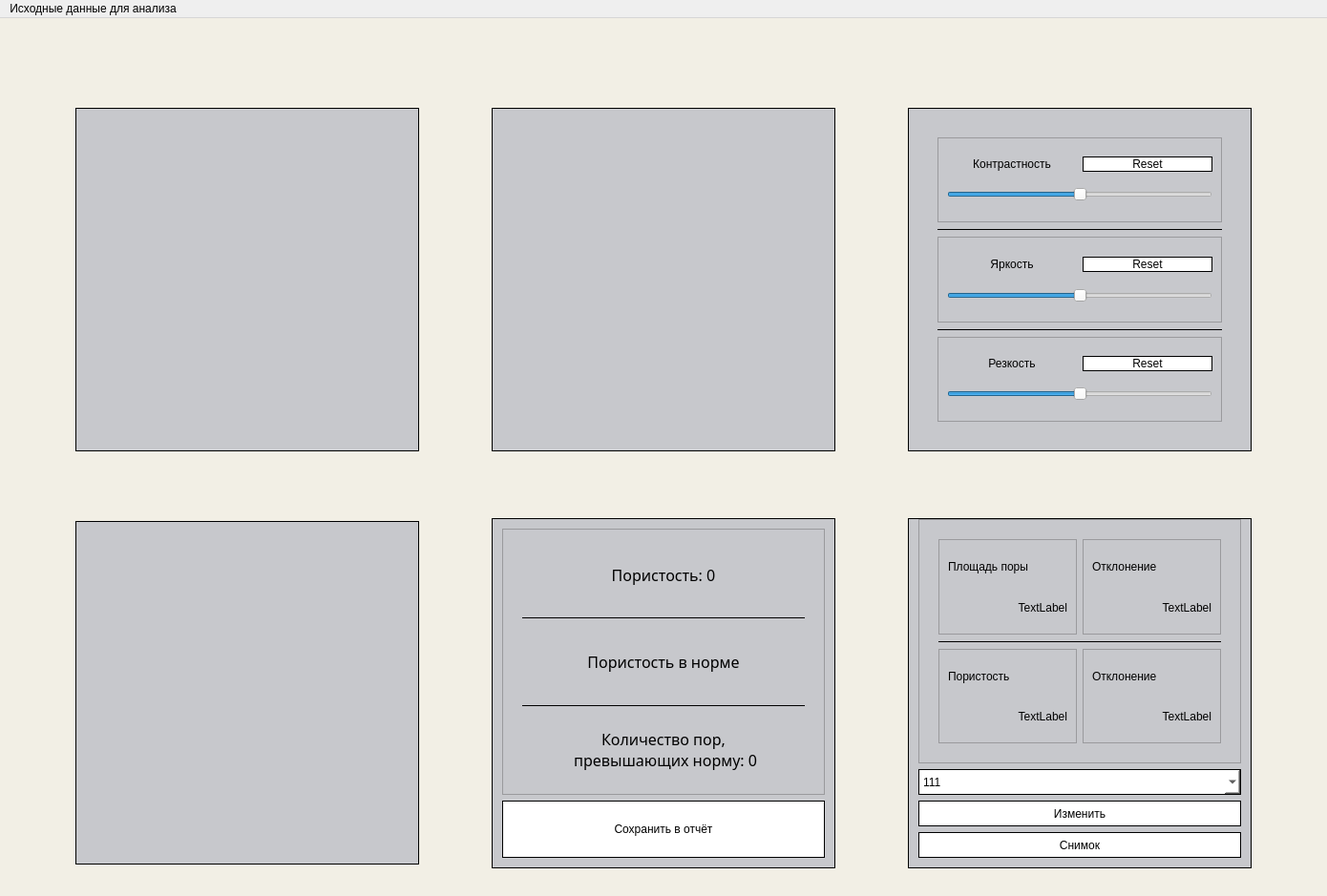
<?xml version="1.0" encoding="UTF-8"?>
<ui version="4.0">
 <class>MainWindow</class>
 <widget class="QMainWindow" name="MainWindow">
  <property name="geometry">
   <rect>
    <x>0</x>
    <y>0</y>
    <width>1390</width>
    <height>939</height>
   </rect>
  </property>
  <property name="baseSize">
   <size>
    <width>1366</width>
    <height>768</height>
   </size>
  </property>
  <property name="windowTitle">
   <string>MainWindow</string>
  </property>
  <property name="styleSheet">
   <string notr="true">QMainWindow{background-color: #F2EFE5}

QComboBox {
	background: white;
    background-color: white;
	color: black;
	font: 12pt &quot;Jura&quot;;
	border: 1px solid black
}


QPushButton {
    background-color: white;
	color: black;
	font: 12pt &quot;Jura&quot;;
	border: 1px solid black
}

QPushButton:hover {
    background-color: #B4B4B8;
	color: black
}

Line{
	color: black
}

QLabel{
font: 12pt &quot;Jura&quot;}


</string>
  </property>
  <widget class="QWidget" name="centralwidget">
   <layout class="QGridLayout" name="gridLayout">
    <item row="3" column="4">
     <widget class="QFrame" name="frame_2">
      <property name="minimumSize">
       <size>
        <width>360</width>
        <height>360</height>
       </size>
      </property>
      <property name="maximumSize">
       <size>
        <width>360</width>
        <height>360</height>
       </size>
      </property>
      <property name="baseSize">
       <size>
        <width>360</width>
        <height>360</height>
       </size>
      </property>
      <property name="styleSheet">
       <string notr="true">QFrame{background-color: #C7C8CC}
QFrame#frame_2{
   border: 1px solid black;
	border-style: inset;
}</string>
      </property>
      <property name="frameShape">
       <enum>QFrame::StyledPanel</enum>
      </property>
      <property name="frameShadow">
       <enum>QFrame::Raised</enum>
      </property>
      <layout class="QVBoxLayout" name="verticalLayout_4">
       <property name="leftMargin">
        <number>0</number>
       </property>
       <property name="topMargin">
        <number>0</number>
       </property>
       <property name="rightMargin">
        <number>0</number>
       </property>
       <property name="bottomMargin">
        <number>0</number>
       </property>
       <item>
        <widget class="QLabel" name="final_view">
         <property name="styleSheet">
          <string notr="true">QLabel{background-color: #C7C8CC}</string>
         </property>
         <property name="text">
          <string/>
         </property>
        </widget>
       </item>
      </layout>
     </widget>
    </item>
    <item row="5" column="6">
     <widget class="QFrame" name="frame_6">
      <property name="minimumSize">
       <size>
        <width>360</width>
        <height>360</height>
       </size>
      </property>
      <property name="baseSize">
       <size>
        <width>360</width>
        <height>360</height>
       </size>
      </property>
      <property name="styleSheet">
       <string notr="true">QFrame{background-color: #C7C8CC}
QFrame#frame_6{
   border: 1px solid black;
	border-style: inset;
}</string>
      </property>
      <property name="frameShape">
       <enum>QFrame::StyledPanel</enum>
      </property>
      <property name="frameShadow">
       <enum>QFrame::Raised</enum>
      </property>
      <layout class="QVBoxLayout" name="verticalLayout_7">
       <property name="spacing">
        <number>6</number>
       </property>
       <property name="leftMargin">
        <number>10</number>
       </property>
       <property name="topMargin">
        <number>0</number>
       </property>
       <property name="rightMargin">
        <number>10</number>
       </property>
       <property name="bottomMargin">
        <number>10</number>
       </property>
       <item>
        <widget class="QFrame" name="frame_8">
         <property name="enabled">
          <bool>true</bool>
         </property>
         <property name="minimumSize">
          <size>
           <width>256</width>
           <height>256</height>
          </size>
         </property>
         <property name="baseSize">
          <size>
           <width>0</width>
           <height>0</height>
          </size>
         </property>
         <property name="frameShape">
          <enum>QFrame::StyledPanel</enum>
         </property>
         <property name="frameShadow">
          <enum>QFrame::Raised</enum>
         </property>
         <layout class="QGridLayout" name="gridLayout_6">
          <property name="leftMargin">
           <number>20</number>
          </property>
          <property name="topMargin">
           <number>20</number>
          </property>
          <property name="rightMargin">
           <number>20</number>
          </property>
          <property name="bottomMargin">
           <number>20</number>
          </property>
          <item row="2" column="1">
           <widget class="QFrame" name="frame_14">
            <property name="styleSheet">
             <string notr="true">QFrame#frame_14{
   border-left: 1px solid black;
   border-right: 1px solid black;
}</string>
            </property>
            <property name="frameShape">
             <enum>QFrame::StyledPanel</enum>
            </property>
            <property name="frameShadow">
             <enum>QFrame::Raised</enum>
            </property>
            <layout class="QVBoxLayout" name="verticalLayout_10">
             <item>
              <widget class="QLabel" name="label_8">
               <property name="text">
                <string>Отклонение</string>
               </property>
              </widget>
             </item>
             <item>
              <widget class="QLabel" name="density_std_label">
               <property name="text">
                <string>TextLabel</string>
               </property>
               <property name="alignment">
                <set>Qt::AlignRight|Qt::AlignTrailing|Qt::AlignVCenter</set>
               </property>
              </widget>
             </item>
            </layout>
           </widget>
          </item>
          <item row="0" column="1">
           <widget class="QFrame" name="frame_13">
            <property name="styleSheet">
             <string notr="true">QFrame#frame_13{
   border-left: 1px solid black;
   border-right: 1px solid black;
}</string>
            </property>
            <property name="frameShape">
             <enum>QFrame::StyledPanel</enum>
            </property>
            <property name="frameShadow">
             <enum>QFrame::Raised</enum>
            </property>
            <layout class="QVBoxLayout" name="verticalLayout_3">
             <item>
              <widget class="QLabel" name="label_6">
               <property name="text">
                <string>Отклонение</string>
               </property>
              </widget>
             </item>
             <item>
              <widget class="QLabel" name="square_std_label">
               <property name="text">
                <string>TextLabel</string>
               </property>
               <property name="alignment">
                <set>Qt::AlignRight|Qt::AlignTrailing|Qt::AlignVCenter</set>
               </property>
              </widget>
             </item>
            </layout>
           </widget>
          </item>
          <item row="0" column="0">
           <widget class="QFrame" name="frame_12">
            <property name="styleSheet">
             <string notr="true">QFrame#frame_12{
   border-right: 1px solid black;
   border-left: 1px solid black;
}</string>
            </property>
            <property name="frameShape">
             <enum>QFrame::StyledPanel</enum>
            </property>
            <property name="frameShadow">
             <enum>QFrame::Raised</enum>
            </property>
            <layout class="QVBoxLayout" name="verticalLayout_2">
             <item>
              <widget class="QLabel" name="label_4">
               <property name="text">
                <string>Площадь поры</string>
               </property>
              </widget>
             </item>
             <item>
              <widget class="QLabel" name="square_label">
               <property name="text">
                <string>TextLabel</string>
               </property>
               <property name="alignment">
                <set>Qt::AlignRight|Qt::AlignTrailing|Qt::AlignVCenter</set>
               </property>
              </widget>
             </item>
            </layout>
           </widget>
          </item>
          <item row="2" column="0">
           <widget class="QFrame" name="frame_15">
            <property name="styleSheet">
             <string notr="true">QFrame#frame_15{
   border-right: 1px solid black;
   border-left: 1px solid black;
}</string>
            </property>
            <property name="frameShape">
             <enum>QFrame::StyledPanel</enum>
            </property>
            <property name="frameShadow">
             <enum>QFrame::Raised</enum>
            </property>
            <layout class="QVBoxLayout" name="verticalLayout_9">
             <item>
              <widget class="QLabel" name="label_12">
               <property name="text">
                <string>Пористость</string>
               </property>
              </widget>
             </item>
             <item>
              <widget class="QLabel" name="density_label">
               <property name="text">
                <string>TextLabel</string>
               </property>
               <property name="alignment">
                <set>Qt::AlignRight|Qt::AlignTrailing|Qt::AlignVCenter</set>
               </property>
              </widget>
             </item>
            </layout>
           </widget>
          </item>
          <item row="1" column="0" colspan="2">
           <widget class="Line" name="line_4">
            <property name="frameShadow">
             <enum>QFrame::Plain</enum>
            </property>
            <property name="orientation">
             <enum>Qt::Horizontal</enum>
            </property>
           </widget>
          </item>
         </layout>
        </widget>
       </item>
       <item>
        <widget class="QComboBox" name="comboBox">
         <property name="minimumSize">
          <size>
           <width>0</width>
           <height>27</height>
          </size>
         </property>
         <property name="acceptDrops">
          <bool>false</bool>
         </property>
         <property name="layoutDirection">
          <enum>Qt::LeftToRight</enum>
         </property>
         <property name="autoFillBackground">
          <bool>false</bool>
         </property>
         <property name="currentText">
          <string>111</string>
         </property>
         <property name="iconSize">
          <size>
           <width>2</width>
           <height>2</height>
          </size>
         </property>
         <property name="duplicatesEnabled">
          <bool>false</bool>
         </property>
         <property name="frame">
          <bool>true</bool>
         </property>
         <item>
          <property name="text">
           <string>111</string>
          </property>
         </item>
         <item>
          <property name="text">
           <string>222</string>
          </property>
         </item>
        </widget>
       </item>
       <item>
        <widget class="QPushButton" name="edit_btn">
         <property name="minimumSize">
          <size>
           <width>0</width>
           <height>27</height>
          </size>
         </property>
         <property name="text">
          <string>Изменить</string>
         </property>
        </widget>
       </item>
       <item>
        <spacer name="verticalSpacer_5">
         <property name="orientation">
          <enum>Qt::Vertical</enum>
         </property>
         <property name="sizeType">
          <enum>QSizePolicy::Fixed</enum>
         </property>
         <property name="sizeHint" stdset="0">
          <size>
           <width>20</width>
           <height>0</height>
          </size>
         </property>
        </spacer>
       </item>
       <item>
        <widget class="QPushButton" name="snapshot_btn">
         <property name="minimumSize">
          <size>
           <width>0</width>
           <height>27</height>
          </size>
         </property>
         <property name="text">
          <string>Снимок</string>
         </property>
         <property name="flat">
          <bool>false</bool>
         </property>
        </widget>
       </item>
      </layout>
     </widget>
    </item>
    <item row="1" column="4" alignment="Qt::AlignHCenter|Qt::AlignVCenter">
     <widget class="QLabel" name="logo_label">
      <property name="minimumSize">
       <size>
        <width>300</width>
        <height>40</height>
       </size>
      </property>
      <property name="maximumSize">
       <size>
        <width>300</width>
        <height>40</height>
       </size>
      </property>
      <property name="text">
       <string/>
      </property>
      <property name="alignment">
       <set>Qt::AlignCenter</set>
      </property>
     </widget>
    </item>
    <item row="5" column="4">
     <widget class="QFrame" name="frame_5">
      <property name="minimumSize">
       <size>
        <width>360</width>
        <height>360</height>
       </size>
      </property>
      <property name="baseSize">
       <size>
        <width>360</width>
        <height>360</height>
       </size>
      </property>
      <property name="styleSheet">
       <string notr="true">QFrame{background-color: #C7C8CC}
QFrame#frame_5{
   border: 1px solid black;
	border-style: inset;
}</string>
      </property>
      <property name="frameShape">
       <enum>QFrame::StyledPanel</enum>
      </property>
      <property name="frameShadow">
       <enum>QFrame::Raised</enum>
      </property>
      <layout class="QVBoxLayout" name="verticalLayout_8">
       <property name="leftMargin">
        <number>10</number>
       </property>
       <property name="topMargin">
        <number>10</number>
       </property>
       <property name="rightMargin">
        <number>10</number>
       </property>
       <property name="bottomMargin">
        <number>10</number>
       </property>
       <item>
        <widget class="QFrame" name="frame_7">
         <property name="minimumSize">
          <size>
           <width>256</width>
           <height>256</height>
          </size>
         </property>
         <property name="frameShape">
          <enum>QFrame::StyledPanel</enum>
         </property>
         <property name="frameShadow">
          <enum>QFrame::Raised</enum>
         </property>
         <layout class="QGridLayout" name="gridLayout_2">
          <property name="leftMargin">
           <number>20</number>
          </property>
          <property name="rightMargin">
           <number>20</number>
          </property>
          <item row="3" column="0">
           <widget class="Line" name="line_2">
            <property name="frameShadow">
             <enum>QFrame::Plain</enum>
            </property>
            <property name="orientation">
             <enum>Qt::Horizontal</enum>
            </property>
           </widget>
          </item>
          <item row="4" column="0">
           <widget class="QLabel" name="anomaly_label">
            <property name="font">
             <font>
              <family>Jura</family>
              <pointsize>12</pointsize>
              <weight>50</weight>
              <italic>false</italic>
              <bold>false</bold>
             </font>
            </property>
            <property name="text">
             <string>Количество пор, 
 превышающих норму: 0</string>
            </property>
            <property name="scaledContents">
             <bool>false</bool>
            </property>
            <property name="alignment">
             <set>Qt::AlignCenter</set>
            </property>
           </widget>
          </item>
          <item row="1" column="0">
           <widget class="Line" name="line">
            <property name="frameShadow">
             <enum>QFrame::Plain</enum>
            </property>
            <property name="orientation">
             <enum>Qt::Horizontal</enum>
            </property>
           </widget>
          </item>
          <item row="2" column="0">
           <widget class="QLabel" name="is_normal_label">
            <property name="font">
             <font>
              <family>Jura</family>
              <pointsize>12</pointsize>
              <weight>50</weight>
              <italic>false</italic>
              <bold>false</bold>
             </font>
            </property>
            <property name="text">
             <string>Пористость в норме</string>
            </property>
            <property name="alignment">
             <set>Qt::AlignCenter</set>
            </property>
           </widget>
          </item>
          <item row="0" column="0">
           <widget class="QLabel" name="density_info">
            <property name="font">
             <font>
              <family>Jura</family>
              <pointsize>12</pointsize>
              <weight>50</weight>
              <italic>false</italic>
              <bold>false</bold>
             </font>
            </property>
            <property name="text">
             <string>Пористость: 0</string>
            </property>
            <property name="alignment">
             <set>Qt::AlignCenter</set>
            </property>
           </widget>
          </item>
         </layout>
        </widget>
       </item>
       <item>
        <widget class="QPushButton" name="save_btn">
         <property name="minimumSize">
          <size>
           <width>0</width>
           <height>60</height>
          </size>
         </property>
         <property name="text">
          <string>Сохранить в отчёт</string>
         </property>
         <property name="flat">
          <bool>true</bool>
         </property>
        </widget>
       </item>
      </layout>
     </widget>
    </item>
    <item row="3" column="1">
     <widget class="QFrame" name="frame_3">
      <property name="minimumSize">
       <size>
        <width>360</width>
        <height>360</height>
       </size>
      </property>
      <property name="maximumSize">
       <size>
        <width>360</width>
        <height>360</height>
       </size>
      </property>
      <property name="baseSize">
       <size>
        <width>360</width>
        <height>360</height>
       </size>
      </property>
      <property name="styleSheet">
       <string notr="true">QFrame{background-color: #C7C8CC}
QFrame#frame_3{
   border: 1px solid black;
	border-style: inset;
}</string>
      </property>
      <property name="frameShape">
       <enum>QFrame::StyledPanel</enum>
      </property>
      <property name="frameShadow">
       <enum>QFrame::Raised</enum>
      </property>
      <layout class="QVBoxLayout" name="verticalLayout_5">
       <property name="leftMargin">
        <number>0</number>
       </property>
       <property name="topMargin">
        <number>0</number>
       </property>
       <property name="rightMargin">
        <number>0</number>
       </property>
       <property name="bottomMargin">
        <number>0</number>
       </property>
       <item>
        <widget class="QLabel" name="main_view">
         <property name="text">
          <string/>
         </property>
        </widget>
       </item>
      </layout>
     </widget>
    </item>
    <item row="3" column="6">
     <widget class="QFrame" name="frame">
      <property name="minimumSize">
       <size>
        <width>360</width>
        <height>360</height>
       </size>
      </property>
      <property name="maximumSize">
       <size>
        <width>360</width>
        <height>360</height>
       </size>
      </property>
      <property name="baseSize">
       <size>
        <width>360</width>
        <height>360</height>
       </size>
      </property>
      <property name="palette">
       <palette>
        <active>
         <colorrole role="Button">
          <brush brushstyle="SolidPattern">
           <color alpha="255">
            <red>199</red>
            <green>200</green>
            <blue>204</blue>
           </color>
          </brush>
         </colorrole>
         <colorrole role="Base">
          <brush brushstyle="SolidPattern">
           <color alpha="255">
            <red>199</red>
            <green>200</green>
            <blue>204</blue>
           </color>
          </brush>
         </colorrole>
         <colorrole role="Window">
          <brush brushstyle="SolidPattern">
           <color alpha="255">
            <red>199</red>
            <green>200</green>
            <blue>204</blue>
           </color>
          </brush>
         </colorrole>
        </active>
        <inactive>
         <colorrole role="Button">
          <brush brushstyle="SolidPattern">
           <color alpha="255">
            <red>199</red>
            <green>200</green>
            <blue>204</blue>
           </color>
          </brush>
         </colorrole>
         <colorrole role="Base">
          <brush brushstyle="SolidPattern">
           <color alpha="255">
            <red>199</red>
            <green>200</green>
            <blue>204</blue>
           </color>
          </brush>
         </colorrole>
         <colorrole role="Window">
          <brush brushstyle="SolidPattern">
           <color alpha="255">
            <red>199</red>
            <green>200</green>
            <blue>204</blue>
           </color>
          </brush>
         </colorrole>
        </inactive>
        <disabled>
         <colorrole role="Button">
          <brush brushstyle="SolidPattern">
           <color alpha="255">
            <red>199</red>
            <green>200</green>
            <blue>204</blue>
           </color>
          </brush>
         </colorrole>
         <colorrole role="Base">
          <brush brushstyle="SolidPattern">
           <color alpha="255">
            <red>199</red>
            <green>200</green>
            <blue>204</blue>
           </color>
          </brush>
         </colorrole>
         <colorrole role="Window">
          <brush brushstyle="SolidPattern">
           <color alpha="255">
            <red>199</red>
            <green>200</green>
            <blue>204</blue>
           </color>
          </brush>
         </colorrole>
        </disabled>
       </palette>
      </property>
      <property name="autoFillBackground">
       <bool>false</bool>
      </property>
      <property name="styleSheet">
       <string notr="true">QFrame{background-color: #C7C8CC}
QFrame#frame{
   border: 1px solid black;
	border-style: inset;
}</string>
      </property>
      <property name="frameShape">
       <enum>QFrame::StyledPanel</enum>
      </property>
      <property name="frameShadow">
       <enum>QFrame::Raised</enum>
      </property>
      <layout class="QVBoxLayout" name="verticalLayout_6">
       <property name="leftMargin">
        <number>30</number>
       </property>
       <property name="topMargin">
        <number>30</number>
       </property>
       <property name="rightMargin">
        <number>30</number>
       </property>
       <property name="bottomMargin">
        <number>30</number>
       </property>
       <item>
        <widget class="QFrame" name="frame_9">
         <property name="frameShape">
          <enum>QFrame::StyledPanel</enum>
         </property>
         <property name="frameShadow">
          <enum>QFrame::Raised</enum>
         </property>
         <layout class="QGridLayout" name="gridLayout_3">
          <item row="2" column="0" colspan="2">
           <widget class="QSlider" name="contrast_slider">
            <property name="minimum">
             <number>-20</number>
            </property>
            <property name="maximum">
             <number>20</number>
            </property>
            <property name="singleStep">
             <number>1</number>
            </property>
            <property name="orientation">
             <enum>Qt::Horizontal</enum>
            </property>
            <property name="tickPosition">
             <enum>QSlider::NoTicks</enum>
            </property>
            <property name="tickInterval">
             <number>10</number>
            </property>
           </widget>
          </item>
          <item row="1" column="1">
           <widget class="QPushButton" name="contrast_reset">
            <property name="autoFillBackground">
             <bool>false</bool>
            </property>
            <property name="text">
             <string>Reset</string>
            </property>
            <property name="autoDefault">
             <bool>false</bool>
            </property>
           </widget>
          </item>
          <item row="1" column="0">
           <widget class="QLabel" name="label">
            <property name="text">
             <string>Контрастность</string>
            </property>
            <property name="alignment">
             <set>Qt::AlignCenter</set>
            </property>
           </widget>
          </item>
         </layout>
        </widget>
       </item>
       <item>
        <widget class="Line" name="line_5">
         <property name="frameShadow">
          <enum>QFrame::Plain</enum>
         </property>
         <property name="orientation">
          <enum>Qt::Horizontal</enum>
         </property>
        </widget>
       </item>
       <item>
        <widget class="QFrame" name="frame_10">
         <property name="frameShape">
          <enum>QFrame::StyledPanel</enum>
         </property>
         <property name="frameShadow">
          <enum>QFrame::Raised</enum>
         </property>
         <layout class="QGridLayout" name="gridLayout_4">
          <item row="2" column="0" colspan="2">
           <widget class="QSlider" name="brightness_slider">
            <property name="minimum">
             <number>-100</number>
            </property>
            <property name="maximum">
             <number>100</number>
            </property>
            <property name="orientation">
             <enum>Qt::Horizontal</enum>
            </property>
            <property name="tickInterval">
             <number>10</number>
            </property>
           </widget>
          </item>
          <item row="1" column="1">
           <widget class="QPushButton" name="brightness_reset">
            <property name="text">
             <string>Reset</string>
            </property>
           </widget>
          </item>
          <item row="1" column="0">
           <widget class="QLabel" name="label_2">
            <property name="text">
             <string>Яркость</string>
            </property>
            <property name="alignment">
             <set>Qt::AlignCenter</set>
            </property>
           </widget>
          </item>
         </layout>
        </widget>
       </item>
       <item>
        <widget class="Line" name="line_3">
         <property name="frameShadow">
          <enum>QFrame::Plain</enum>
         </property>
         <property name="orientation">
          <enum>Qt::Horizontal</enum>
         </property>
        </widget>
       </item>
       <item>
        <widget class="QFrame" name="frame_11">
         <property name="frameShape">
          <enum>QFrame::StyledPanel</enum>
         </property>
         <property name="frameShadow">
          <enum>QFrame::Raised</enum>
         </property>
         <layout class="QGridLayout" name="gridLayout_5">
          <item row="4" column="0" colspan="2">
           <widget class="QSlider" name="sharpness_slider">
            <property name="minimum">
             <number>-20</number>
            </property>
            <property name="maximum">
             <number>20</number>
            </property>
            <property name="orientation">
             <enum>Qt::Horizontal</enum>
            </property>
            <property name="tickInterval">
             <number>10</number>
            </property>
           </widget>
          </item>
          <item row="3" column="1">
           <widget class="QPushButton" name="sharpness_reset">
            <property name="text">
             <string>Reset</string>
            </property>
           </widget>
          </item>
          <item row="3" column="0">
           <widget class="QLabel" name="label_3">
            <property name="text">
             <string>Резкость</string>
            </property>
            <property name="alignment">
             <set>Qt::AlignCenter</set>
            </property>
           </widget>
          </item>
         </layout>
        </widget>
       </item>
      </layout>
     </widget>
    </item>
    <item row="5" column="1">
     <widget class="QFrame" name="frame_4">
      <property name="minimumSize">
       <size>
        <width>360</width>
        <height>360</height>
       </size>
      </property>
      <property name="maximumSize">
       <size>
        <width>360</width>
        <height>360</height>
       </size>
      </property>
      <property name="baseSize">
       <size>
        <width>360</width>
        <height>360</height>
       </size>
      </property>
      <property name="styleSheet">
       <string notr="true">QFrame{background-color: #C7C8CC}
QFrame#frame_4{
   border: 1px solid black;
	border-style: inset;
}</string>
      </property>
      <property name="frameShape">
       <enum>QFrame::StyledPanel</enum>
      </property>
      <property name="frameShadow">
       <enum>QFrame::Raised</enum>
      </property>
      <layout class="QVBoxLayout" name="verticalLayout">
       <property name="leftMargin">
        <number>0</number>
       </property>
       <property name="topMargin">
        <number>0</number>
       </property>
       <property name="rightMargin">
        <number>0</number>
       </property>
       <property name="bottomMargin">
        <number>0</number>
       </property>
       <item>
        <widget class="QLabel" name="close_view">
         <property name="styleSheet">
          <string notr="true">QFrame{background-color: #C7C8CC}</string>
         </property>
         <property name="text">
          <string/>
         </property>
        </widget>
       </item>
      </layout>
     </widget>
    </item>
    <item row="3" column="2">
     <spacer name="horizontalSpacer">
      <property name="orientation">
       <enum>Qt::Horizontal</enum>
      </property>
      <property name="sizeType">
       <enum>QSizePolicy::MinimumExpanding</enum>
      </property>
      <property name="sizeHint" stdset="0">
       <size>
        <width>64</width>
        <height>20</height>
       </size>
      </property>
     </spacer>
    </item>
    <item row="3" column="0">
     <spacer name="horizontalSpacer_3">
      <property name="orientation">
       <enum>Qt::Horizontal</enum>
      </property>
      <property name="sizeType">
       <enum>QSizePolicy::MinimumExpanding</enum>
      </property>
      <property name="sizeHint" stdset="0">
       <size>
        <width>64</width>
        <height>20</height>
       </size>
      </property>
     </spacer>
    </item>
    <item row="3" column="7">
     <spacer name="horizontalSpacer_4">
      <property name="orientation">
       <enum>Qt::Horizontal</enum>
      </property>
      <property name="sizeType">
       <enum>QSizePolicy::MinimumExpanding</enum>
      </property>
      <property name="sizeHint" stdset="0">
       <size>
        <width>64</width>
        <height>20</height>
       </size>
      </property>
     </spacer>
    </item>
    <item row="4" column="1">
     <spacer name="verticalSpacer">
      <property name="orientation">
       <enum>Qt::Vertical</enum>
      </property>
      <property name="sizeType">
       <enum>QSizePolicy::MinimumExpanding</enum>
      </property>
      <property name="sizeHint" stdset="0">
       <size>
        <width>20</width>
        <height>64</height>
       </size>
      </property>
     </spacer>
    </item>
    <item row="3" column="5">
     <spacer name="horizontalSpacer_2">
      <property name="orientation">
       <enum>Qt::Horizontal</enum>
      </property>
      <property name="sizeType">
       <enum>QSizePolicy::MinimumExpanding</enum>
      </property>
      <property name="sizeHint" stdset="0">
       <size>
        <width>64</width>
        <height>20</height>
       </size>
      </property>
     </spacer>
    </item>
    <item row="0" column="4">
     <spacer name="verticalSpacer_3">
      <property name="orientation">
       <enum>Qt::Vertical</enum>
      </property>
      <property name="sizeType">
       <enum>QSizePolicy::MinimumExpanding</enum>
      </property>
      <property name="sizeHint" stdset="0">
       <size>
        <width>20</width>
        <height>10</height>
       </size>
      </property>
     </spacer>
    </item>
    <item row="6" column="4">
     <spacer name="verticalSpacer_2">
      <property name="orientation">
       <enum>Qt::Vertical</enum>
      </property>
      <property name="sizeType">
       <enum>QSizePolicy::MinimumExpanding</enum>
      </property>
      <property name="sizeHint" stdset="0">
       <size>
        <width>20</width>
        <height>20</height>
       </size>
      </property>
     </spacer>
    </item>
    <item row="2" column="4">
     <spacer name="verticalSpacer_4">
      <property name="orientation">
       <enum>Qt::Vertical</enum>
      </property>
      <property name="sizeType">
       <enum>QSizePolicy::MinimumExpanding</enum>
      </property>
      <property name="sizeHint" stdset="0">
       <size>
        <width>20</width>
        <height>10</height>
       </size>
      </property>
     </spacer>
    </item>
   </layout>
  </widget>
  <widget class="QMenuBar" name="menubar">
   <property name="geometry">
    <rect>
     <x>0</x>
     <y>0</y>
     <width>1390</width>
     <height>21</height>
    </rect>
   </property>
   <property name="defaultUp">
    <bool>false</bool>
   </property>
   <widget class="QMenu" name="menu">
    <property name="title">
     <string>Исходные данные для анализа</string>
    </property>
    <addaction name="actionOpen"/>
    <addaction name="actionWebCam"/>
   </widget>
   <addaction name="menu"/>
  </widget>
  <action name="actionOpen">
   <property name="text">
    <string>Open</string>
   </property>
  </action>
  <action name="actionWebCam">
   <property name="text">
    <string>WebCam</string>
   </property>
  </action>
 </widget>
 <resources/>
 <connections/>
</ui>
